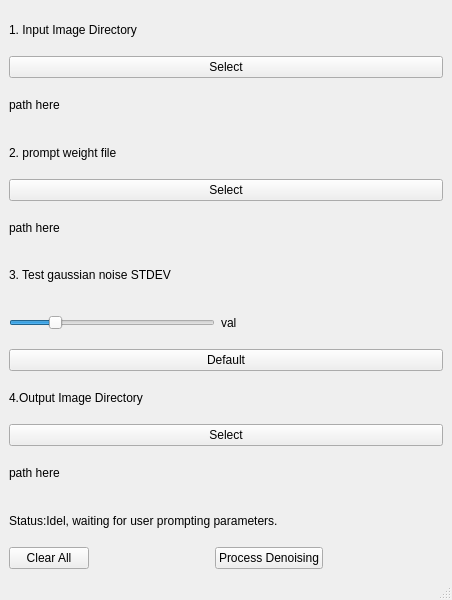
<?xml version="1.0" encoding="UTF-8"?>
<ui version="4.0">
 <class>denoiseUtilityMainWindow</class>
 <widget class="QMainWindow" name="denoiseUtilityMainWindow">
  <property name="geometry">
   <rect>
    <x>0</x>
    <y>0</y>
    <width>452</width>
    <height>600</height>
   </rect>
  </property>
  <property name="windowTitle">
   <string>MainWindow</string>
  </property>
  <widget class="QWidget" name="centralwidget">
   <layout class="QVBoxLayout" name="verticalLayout">
    <item>
     <widget class="QLabel" name="label_step1_txt">
      <property name="text">
       <string>1. Input Image Directory</string>
      </property>
     </widget>
    </item>
    <item>
     <widget class="QPushButton" name="pushButton_step1_inputdir">
      <property name="text">
       <string>Select</string>
      </property>
     </widget>
    </item>
    <item>
     <widget class="QLabel" name="label_step1_inputPath">
      <property name="text">
       <string>path here</string>
      </property>
     </widget>
    </item>
    <item>
     <widget class="QLabel" name="label_step2_txt">
      <property name="text">
       <string>2. prompt weight file</string>
      </property>
     </widget>
    </item>
    <item>
     <widget class="QPushButton" name="pushButton_step2_weightdir">
      <property name="text">
       <string>Select</string>
      </property>
     </widget>
    </item>
    <item>
     <widget class="QLabel" name="label_step2_path">
      <property name="text">
       <string>path here</string>
      </property>
     </widget>
    </item>
    <item>
     <widget class="QLabel" name="label_step3_txt">
      <property name="text">
       <string>3. Test gaussian noise STDEV</string>
      </property>
     </widget>
    </item>
    <item>
     <layout class="QHBoxLayout" name="horizontalLayout_2">
      <item>
       <widget class="QSlider" name="horizontalSlider_step3">
        <property name="value">
         <number>20</number>
        </property>
        <property name="orientation">
         <enum>Qt::Horizontal</enum>
        </property>
       </widget>
      </item>
      <item>
       <widget class="QLabel" name="label_step3_val">
        <property name="text">
         <string>val</string>
        </property>
       </widget>
      </item>
      <item>
       <spacer name="horizontalSpacer">
        <property name="orientation">
         <enum>Qt::Horizontal</enum>
        </property>
        <property name="sizeHint" stdset="0">
         <size>
          <width>40</width>
          <height>20</height>
         </size>
        </property>
       </spacer>
      </item>
     </layout>
    </item>
    <item>
     <widget class="QPushButton" name="pushButton_step3_reset">
      <property name="text">
       <string>Default</string>
      </property>
     </widget>
    </item>
    <item>
     <widget class="QLabel" name="label_step4_txt">
      <property name="text">
       <string>4.Output Image Directory</string>
      </property>
     </widget>
    </item>
    <item>
     <widget class="QPushButton" name="pushButton_step4_outputdir">
      <property name="text">
       <string>Select</string>
      </property>
     </widget>
    </item>
    <item>
     <widget class="QLabel" name="label_step4_outputdir">
      <property name="text">
       <string>path here</string>
      </property>
     </widget>
    </item>
    <item>
     <widget class="QLabel" name="label_status">
      <property name="text">
       <string>Status:Idel, waiting for user prompting parameters.</string>
      </property>
     </widget>
    </item>
    <item>
     <layout class="QHBoxLayout" name="horizontalLayout_3">
      <item>
       <widget class="QPushButton" name="pushButton_clearall">
        <property name="text">
         <string>Clear All</string>
        </property>
       </widget>
      </item>
      <item>
       <spacer name="horizontalSpacer_2">
        <property name="orientation">
         <enum>Qt::Horizontal</enum>
        </property>
        <property name="sizeHint" stdset="0">
         <size>
          <width>40</width>
          <height>20</height>
         </size>
        </property>
       </spacer>
      </item>
      <item>
       <widget class="QPushButton" name="pushButton_doProcess">
        <property name="enabled">
         <bool>true</bool>
        </property>
        <property name="text">
         <string>Process Denoising</string>
        </property>
       </widget>
      </item>
      <item>
       <spacer name="horizontalSpacer_3">
        <property name="orientation">
         <enum>Qt::Horizontal</enum>
        </property>
        <property name="sizeHint" stdset="0">
         <size>
          <width>40</width>
          <height>20</height>
         </size>
        </property>
       </spacer>
      </item>
     </layout>
    </item>
   </layout>
  </widget>
  <widget class="QMenuBar" name="menubar">
   <property name="geometry">
    <rect>
     <x>0</x>
     <y>0</y>
     <width>452</width>
     <height>22</height>
    </rect>
   </property>
  </widget>
  <widget class="QStatusBar" name="statusbar"/>
 </widget>
 <resources/>
 <connections/>
</ui>
